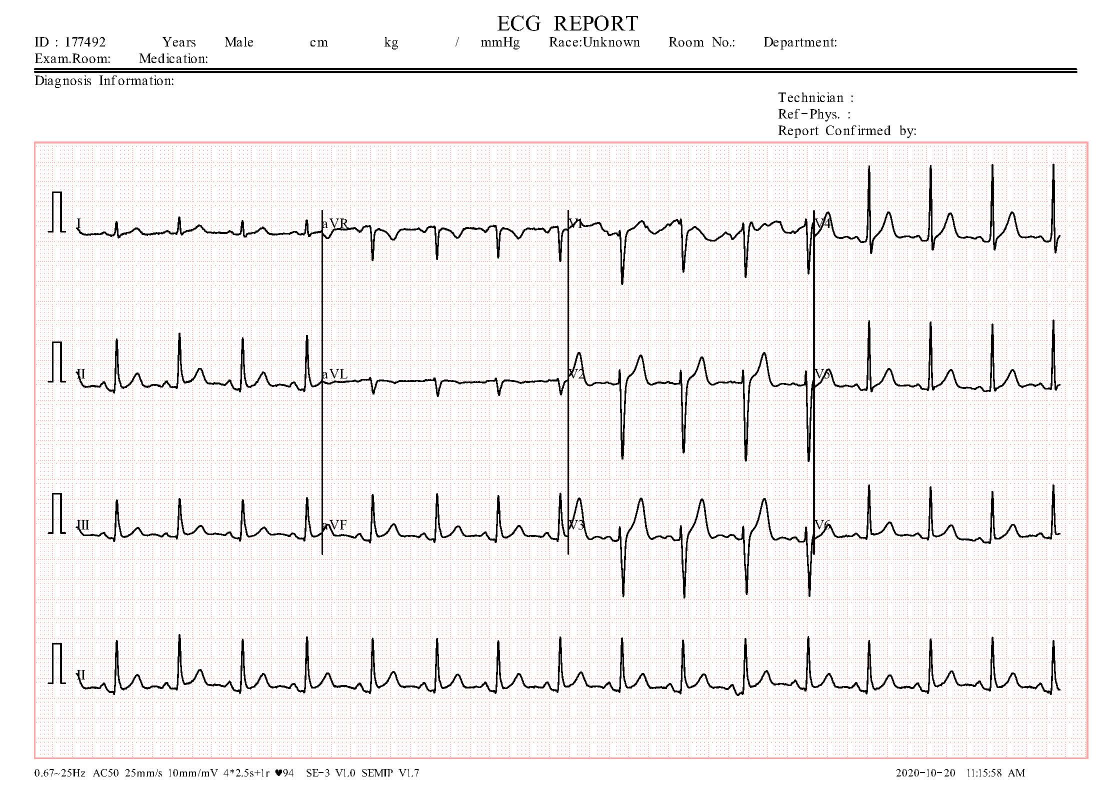
#> input picture test_img/HB(171).jpg, 2213 x 1572 px, given in place of filename.jpg, which was not available (shown at 1/2 size)
$ python -i transform_one_image.py   (imports and definitions only)
#> lines starting #> are read from the running program, lines starting #| are printed output that depends on the picture; after the words box and inside, x2 and y2 are one past the last pixel; in counts of white or black regions, pixels touching at a corner belong together; pictures that were not available may be replaced by others from this repository, and a replacement may not be noted
import os
import re
import cv2
from skimage.filters import threshold_otsu, gaussian
from skimage import measure
import pandas as pd
import numpy as np
from sklearn.preprocessing import MinMaxScaler
from skimage import color
from skimage.transform import resize
import matplotlib.pyplot as plt
from skimage.io import imread, imsave


class Transformation():
    def __init__(self, input_image_path='img0/', output_image_path='out_img/'):
        self.input_image_path = input_image_path
        self.output_image_path = output_image_path
        self.process_single_image()


    def process_single_image(self):
        if not os.path.exists(self.output_image_path):
            os.makedirs(self.output_image_path)
        filename = 'filename.jpg'  # Replace with the actual image file name
        if filename.endswith('.jpg') or filename.endswith('.png') or filename.endswith('.jpeg'):
            image = cv2.imread(os.path.join(self.input_image_path, filename))
#> image is the input picture: shape (1572, 2213, 3); mean B, G, R 238.9, 239.2, 241.6
            gray = cv2.cvtColor(image, cv2.COLOR_BGR2GRAY)
            blurred = cv2.GaussianBlur(gray, (5, 5), 0)
            thresh = cv2.adaptiveThreshold(blurred, 255, cv2.ADAPTIVE_THRESH_GAUSSIAN_C, cv2.THRESH_BINARY_INV, 11, 2)
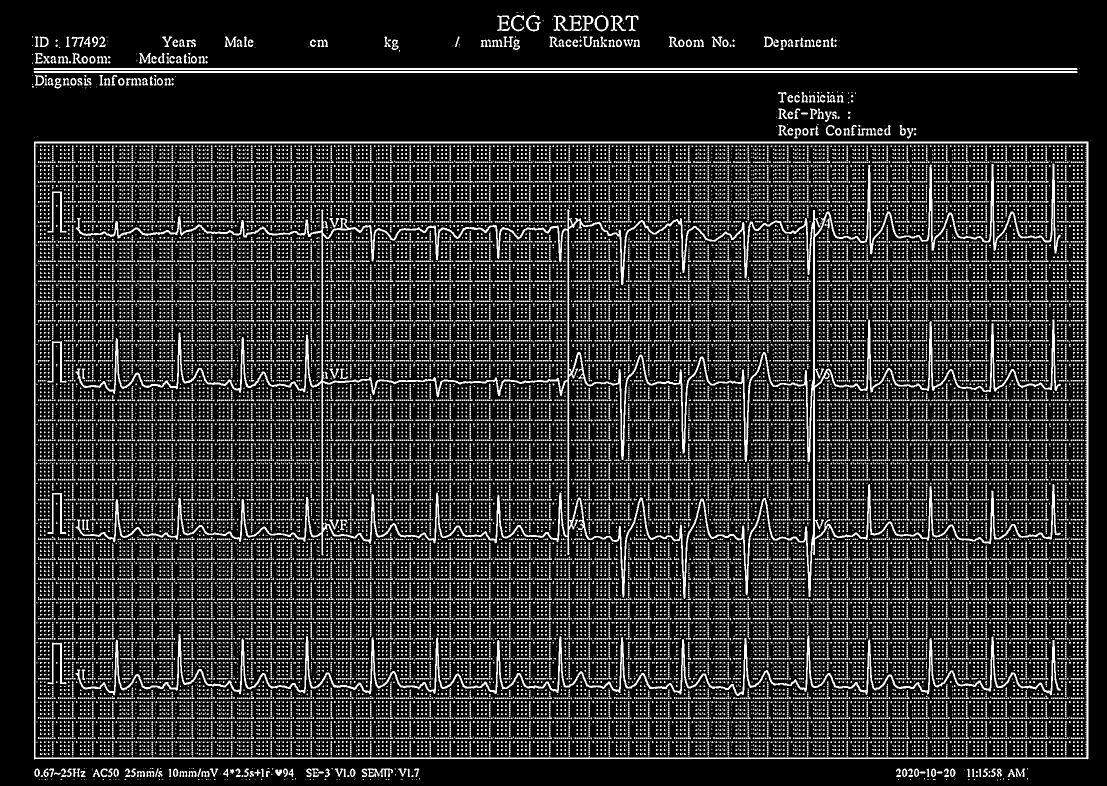
#> thresh: shape (1572, 2213) (shown at 1/2 size); 17.7% white; 46611 white regions (45307 under 20 px)
            contours, _ = cv2.findContours(thresh, cv2.RETR_EXTERNAL, cv2.CHAIN_APPROX_SIMPLE)
#> contours = 458 contours, 245 with area under 20; largest, box (x1, y1, x2, y2) and area: (68, 283, 2177, 1519) 2601274, (67, 136, 2155, 140) 6260, (67, 142, 2155, 146) 6258, (1189, 30, 1217, 63) 675, (735, 1537, 786, 1554) 374
            if len(contours) > 0:
                largest_contour = sorted(contours, key=cv2.contourArea, reverse=True)[0]
#> largest_contour = [[68, 283], [68, 1518], [69, 1518], [70, 1517], [2174, 1517], [2175, 1518], [2176, 1517], [2176, 283]]
                # Get the bounding box of the largest contour
                x, y, w, h = cv2.boundingRect(largest_contour)
#> x = 68; y = 283; w = 2109; h = 1236
                # Extract the region of interest (ROI) corresponding to the graph
                graph_roi = image[y:y+h, x:x+w]
                output_filename = os.path.join(self.output_image_path, f'{filename}')
                cv2.imwrite(output_filename, graph_roi)
                self.resize_and_save_image(output_filename)
                self.convert_image_to_leads(output_filename)


    def resize_and_save_image(self, image_path, new_width=2213, new_height=1572):
#> called with image_path = 'out_img/filename.jpg', new_width = 2213, new_height = 1572
        image = imread(image_path)
#> image: shape (1236, 2109, 3)
        resized_image = resize(image, (new_height, new_width))
        # Ensure image is in uint8 format (required by imsave)
        resized_image = (resized_image * 255).astype(np.uint8)
        output_file = os.path.splitext(os.path.basename(image_path))[0] + '_resized.jpg'
        output_file_path = os.path.join(self.output_image_path, output_file)
        imsave(output_file_path, resized_image)


    def convert_image_to_leads(self, image_path):
#> called with image_path = 'out_img/filename.jpg'
        image = imread(image_path)
        # Dividing the ECG leads from 1-13 from the above image
        Lead_1 = image[50:360, 10:570]
        Lead_2 = image[50:360, 580:1110]
        Lead_3 = image[50:360, 1125:1640]
        Lead_4 = image[50:360, 1665:2240]
        Lead_5 = image[380:750, 10:570]
        Lead_6 = image[380:750, 580:1110]
        Lead_7 = image[380:750, 1125:1640]
        Lead_8 = image[380:750, 1665:2240]
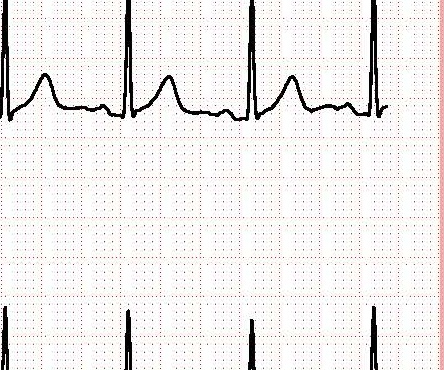
#> Lead_8: shape (370, 444, 3); mean R, G, B 238.6, 236.2, 235.5
        Lead_9 = image[760:1100, 10:570]
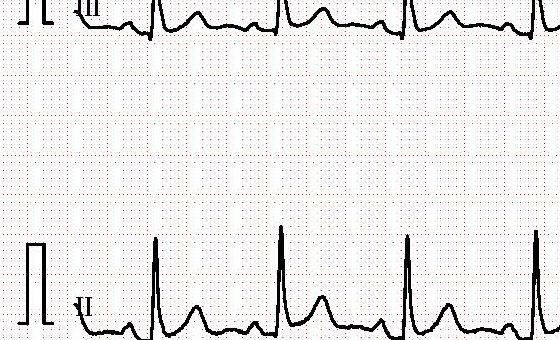
#> Lead_9: shape (340, 560, 3); mean R, G, B 236.6, 234.9, 234.4
        Lead_10 = image[760:1100, 580:1110]
        Lead_11 = image[760:1100, 1125:1640]
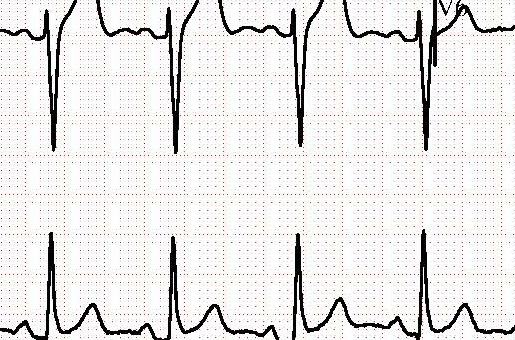
#> Lead_11: shape (340, 515, 3); mean R, G, B 232.8, 231.1, 230.7
        Lead_12 = image[760:1100, 1665:2240]
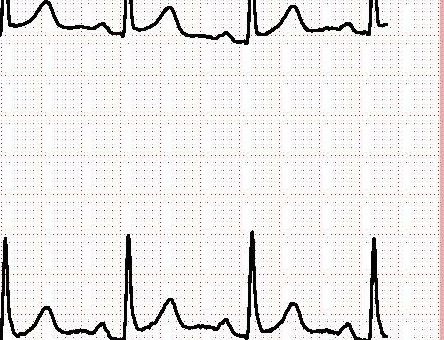
#> Lead_12: shape (340, 444, 3); mean R, G, B 236.6, 234.2, 233.6
        Lead_13 = image[1250:1580, 10:2240]
#> Lead_13 = empty array

        Leads = [Lead_1, Lead_2, Lead_3, Lead_4, Lead_5, Lead_6, Lead_7, Lead_8, Lead_9, Lead_10, Lead_11, Lead_12, Lead_13]
        folder_name = os.path.splitext(os.path.basename(image_path))[0]
        lead_dir = os.path.join(self.output_image_path, folder_name)
        if not os.path.exists(lead_dir):
            os.makedirs(lead_dir)
        for idx, lead_image in enumerate(Leads):
            fig, ax = plt.subplots()
            ax.imshow(lead_image)
            ax.axis('off')
            ax.set_title(f"Leads {idx + 1}")
            plt.close('all')
            plt.ioff()
            fig.savefig(os.path.join(lead_dir, f'Lead_{idx + 1}_Signal.png'))
            self.extract_signal_leads([lead_image], folder_name, self.output_image_path)
#> this loop made 13 passes
#> pass 1, in extract_signal_leads, `plt.close('all')`:
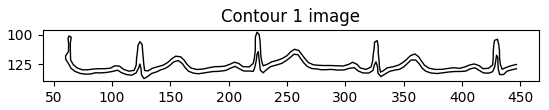
#> figure drawn by matplotlib, 1 panel
#> pass 2, in scale_csv_1D (call 2), `plt.close('all')`:
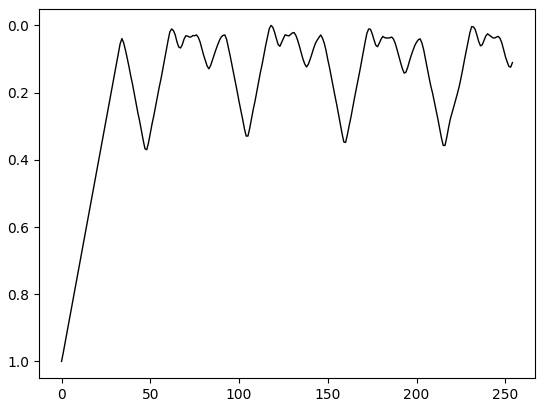
#> figure drawn by matplotlib, 1 panel; curve peaks at x = 0, y = 1

    def extract_signal_leads(self, leads, folder_name, parent):
        for idx, lead_image in enumerate(leads):
            fig1, ax1 = plt.subplots()
            grayscale = color.rgb2gray(lead_image)
            blurred_image = gaussian(grayscale, sigma=0.7)

            # Thresholding to distinguish foreground and background
            # Using Otsu thresholding for getting threshold value
            global_thresh = threshold_otsu(blurred_image)
            # Creating binary image based on threshold
            binary_global = blurred_image < global_thresh
            # Resize image
            if idx != 12:
                binary_global = resize(binary_global, (300, 450))
            ax1.imshow(binary_global, cmap="gray")
            ax1.axis('off')
            ax1.set_title(f"pre-processed Leads {idx + 1} image")
            plt.close('all')
            plt.ioff()
            lead_dir = os.path.join(parent, folder_name)
            if not os.path.exists(lead_dir):
                os.makedirs(lead_dir)
            fig1.savefig(os.path.join(lead_dir, f'Lead_{idx + 1}_preprocessed_Signal.png'))
            fig7, ax7 = plt.subplots()
            plt.gca().invert_yaxis()
            # Find contour and get only the necessary signal contour
            contours = measure.find_contours(binary_global, 0.8)
            contours_shape = sorted([contour.shape for contour in contours])[::-1][0:1]
            for contour in contours:
                if contour.shape in contours_shape:
                    test = resize(contour, (255, 2))
                    ax7.plot(test[:, 1], test[:, 0], linewidth=1, color='black')
            ax7.axis('image')
            ax7.set_title(f"Contour {idx + 1} image")
            plt.close('all')
            plt.ioff()
            fig7.savefig(os.path.join(lead_dir, f'Lead_{idx + 1}_Contour_Signal.png'))
            lead_no = idx
            self.scale_csv_1D(test, lead_no, folder_name, parent)

    def scale_csv_1D(self, test, lead_no, folder_name, parent):
        target = folder_name[0:2]
        scaler = MinMaxScaler()
        fit_transform_data = scaler.fit_transform(test)
        Normalized_Scaled = pd.DataFrame(fit_transform_data[:, 0], columns=['X'])
        fig6, ax6 = plt.subplots()
        plt.gca().invert_yaxis()
        ax6.plot(Normalized_Scaled, linewidth=1, color='black', linestyle='solid')
        plt.close('all')
        plt.ioff()
        lead_dir = os.path.join(parent, folder_name)
        if not os.path.exists(lead_dir):
            os.makedirs(lead_dir)
        fig6.savefig(os.path.join(lead_dir, f'ID_Lead_{lead_no + 1}_Signal.png'))
        Normalized_Scaled = Normalized_Scaled.T
        Normalized_Scaled['Target'] = target
        csv_path = os.path.join(parent, f'scaled_data_1D_{lead_no + 1}.csv')
        if os.path.isfile(csv_path):
            Normalized_Scaled.to_csv(csv_path, mode='a', header=False, index=False)
        else:
            Normalized_Scaled.to_csv(csv_path, index=False)

#> (the run stopped early here; a loop or call above may not have finished)

$ run again, on test_img/HB(172).jpg
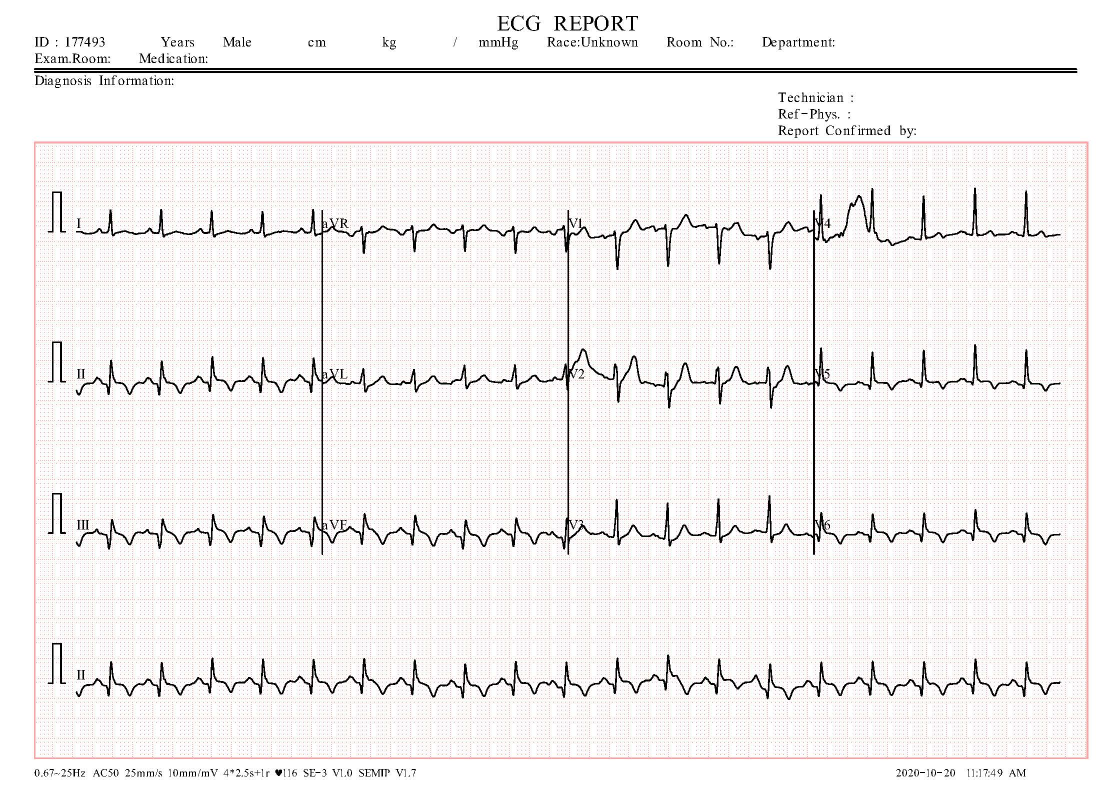
#> input picture test_img/HB(172).jpg, 2213 x 1572 px, given in place of filename.jpg, which was not available (shown at 1/2 size)
#> in process_single_image, image is the input picture: shape (1572, 2213, 3); mean B, G, R 239.9, 240.2, 242.5
#> in process_single_image, `thresh = cv2.adaptiveThreshold(blurred, 255, cv2.ADAPTIVE_THRESH_GAUSS..`:
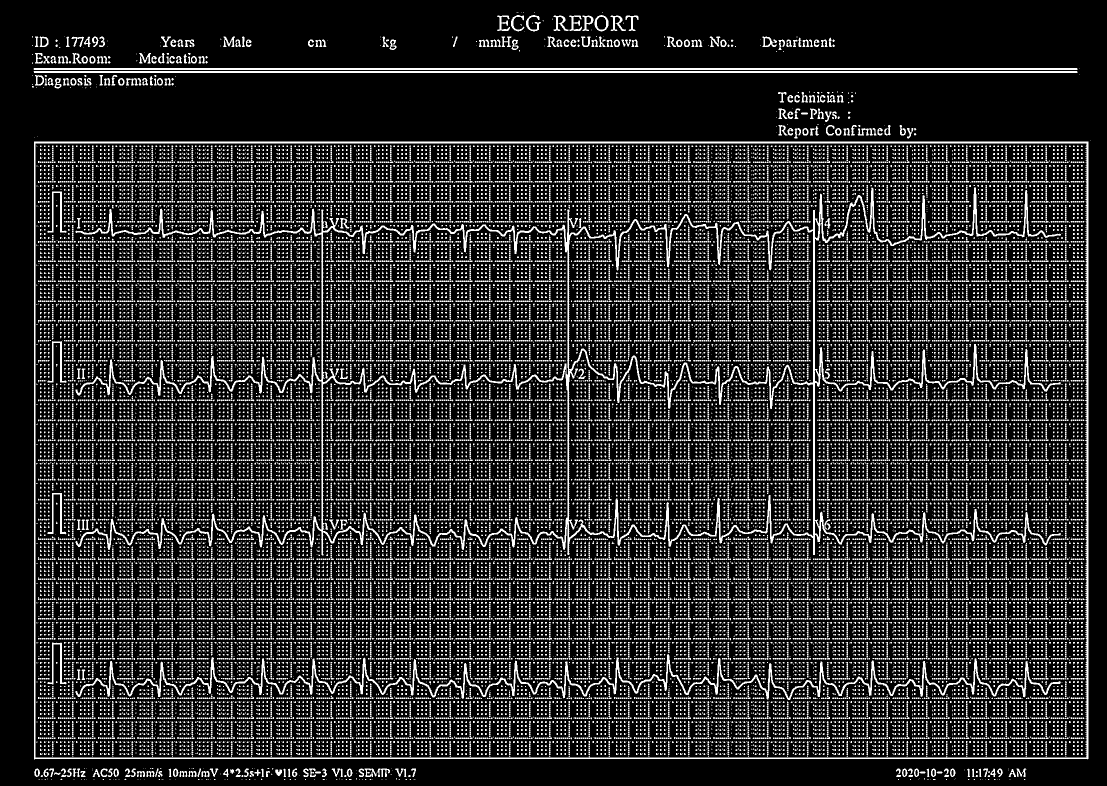
#> thresh: shape (1572, 2213) (shown at 1/2 size); 17.5% white; 47031 white regions (45705 under 20 px)
#> contours = 476 contours, 263 with area under 20; largest, box (x1, y1, x2, y2) and area: (68, 283, 2177, 1519) 2601274, (67, 136, 2155, 140) 6260, (67, 142, 2155, 146) 6258, (1189, 30, 1217, 63) 675, (729, 1537, 780, 1554) 376
#> largest_contour = [[68, 283], [68, 1518], [69, 1518], [70, 1517], [2174, 1517], [2175, 1518], [2176, 1517], [2176, 283]]
#> x = 68; y = 283; w = 2109; h = 1236
#> image: shape (1236, 2109, 3)
#> Lead_13 = empty array
#> the loop in convert_image_to_leads, `for idx, lead_image in enumerate(Leads):` made 13 passes
#> pass 2, in scale_csv_1D (call 2), `plt.close('all')`:
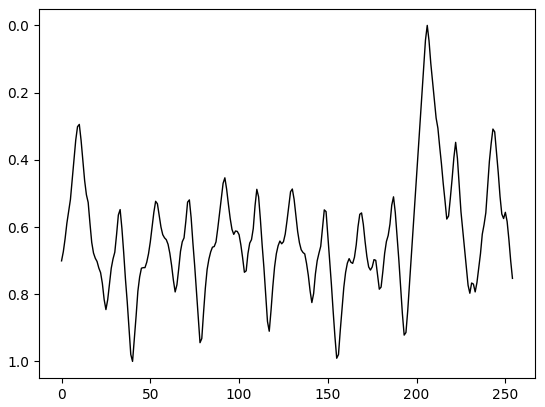
#> figure drawn by matplotlib, 1 panel; curve peaks at x = 40, y = 1

$ run again, on test_img/HB(174).jpg
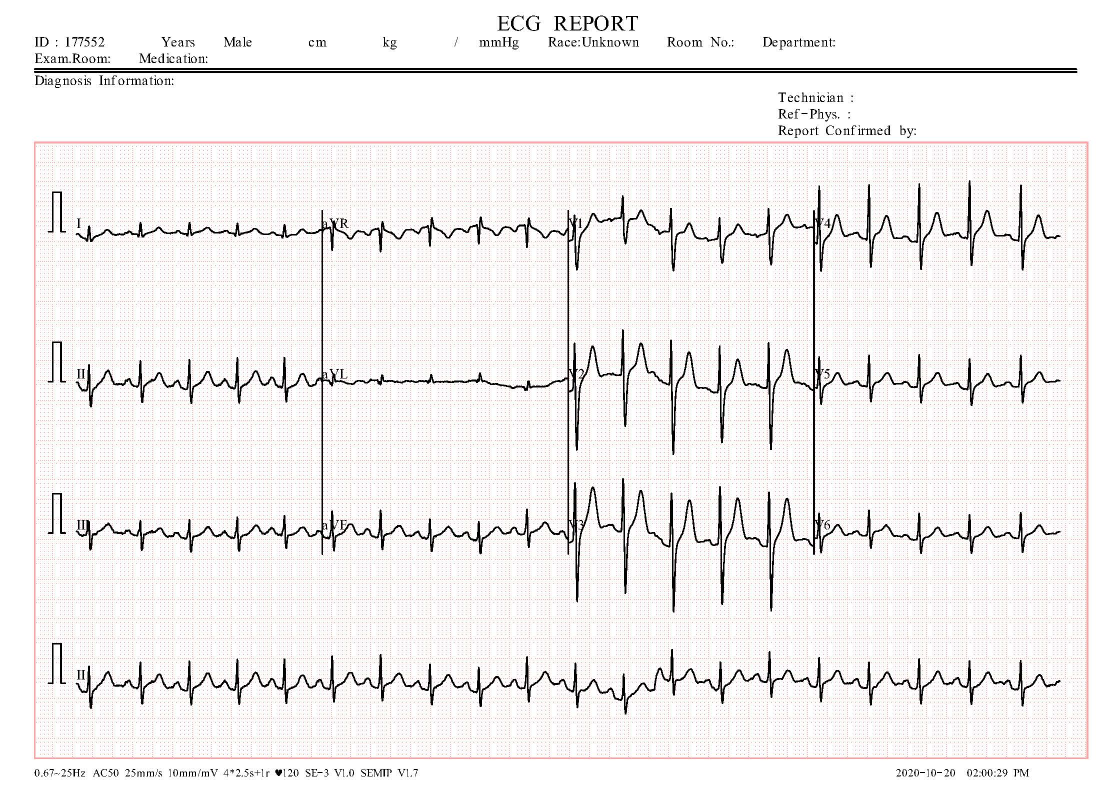
#> input picture test_img/HB(174).jpg, 2213 x 1572 px, given in place of filename.jpg, which was not available (shown at 1/2 size)
#> in process_single_image, image is the input picture: shape (1572, 2213, 3); mean B, G, R 238.3, 238.6, 240.9
#> in process_single_image, `thresh = cv2.adaptiveThreshold(blurred, 255, cv2.ADAPTIVE_THRESH_GAUSS..`:
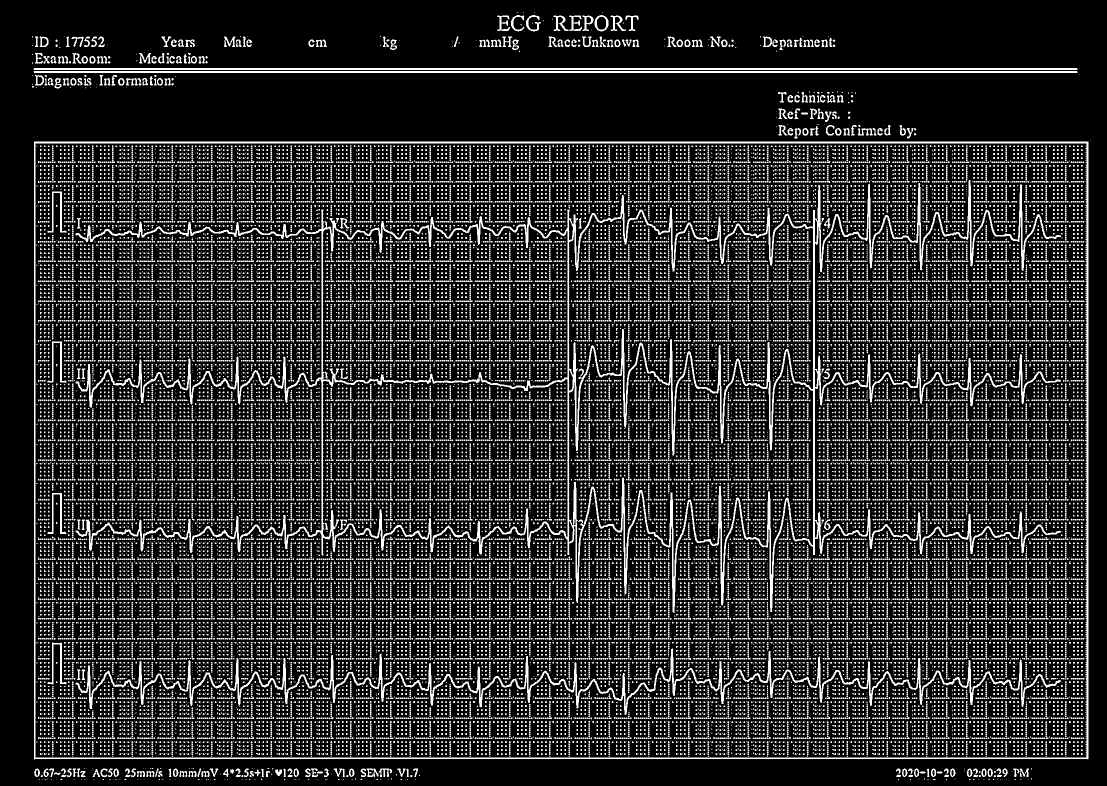
#> thresh: shape (1572, 2213) (shown at 1/2 size); 17.9% white; 46177 white regions (44878 under 20 px)
#> contours = 472 contours, 257 with area under 20; largest, box (x1, y1, x2, y2) and area: (68, 283, 2177, 1519) 2601274, (67, 136, 2155, 140) 6260, (67, 142, 2155, 146) 6258, (1189, 30, 1217, 63) 675, (733, 1537, 784, 1554) 380
#> largest_contour = [[68, 283], [68, 1518], [69, 1518], [70, 1517], [2174, 1517], [2175, 1518], [2176, 1517], [2176, 283]]
#> x = 68; y = 283; w = 2109; h = 1236
#> image: shape (1236, 2109, 3)
#> Lead_13 = empty array
#> the loop in convert_image_to_leads, `for idx, lead_image in enumerate(Leads):` made 13 passes
#> pass 2, in scale_csv_1D (call 2), `plt.close('all')`:
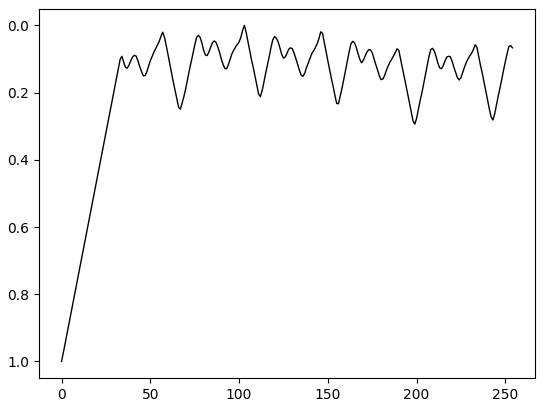
#> figure drawn by matplotlib, 1 panel; curve peaks at x = 0, y = 1
